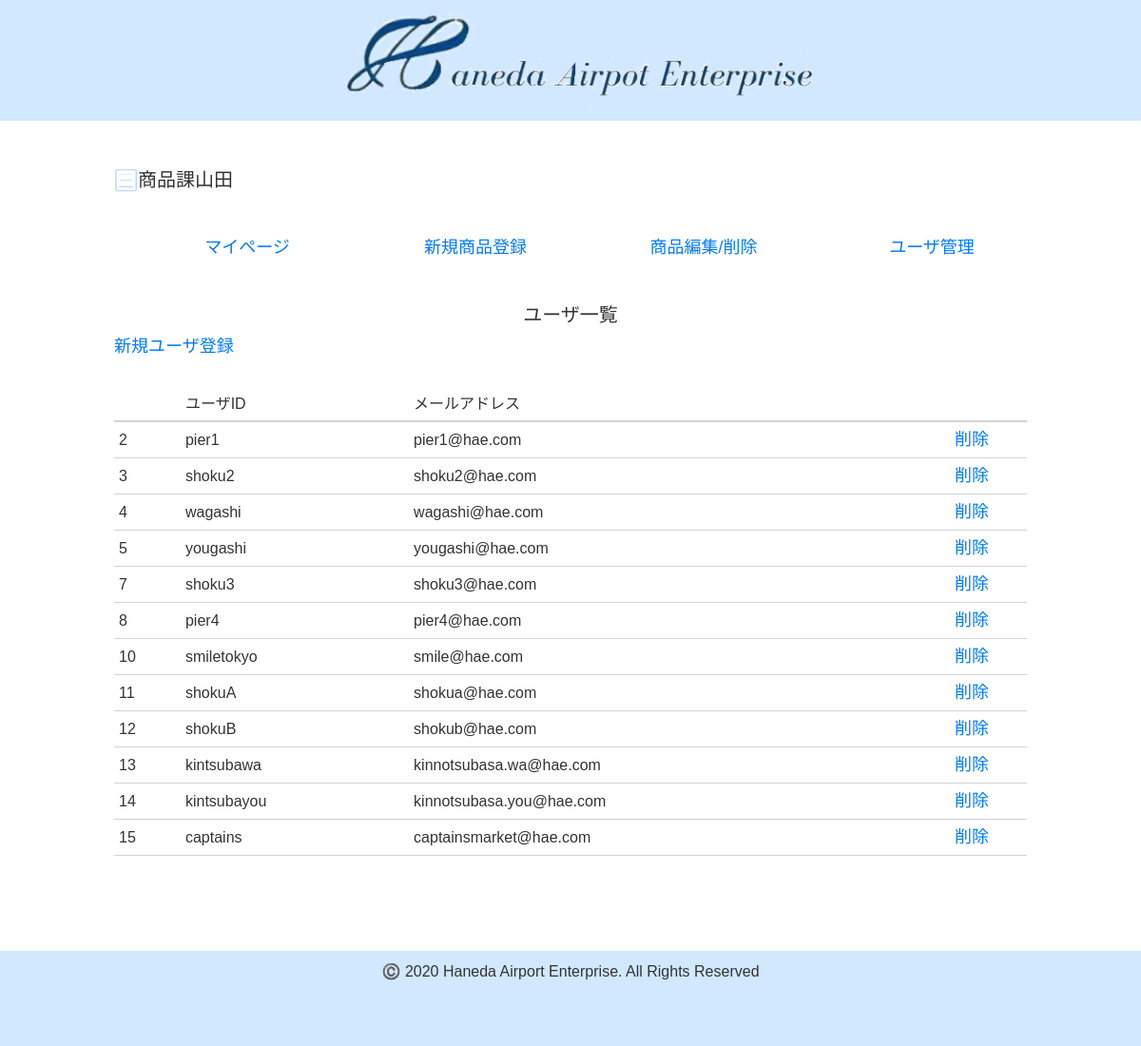
/users.php (signed in), run on the app's committed database.
### tables this page shows
CREATE TABLE `users` (
  `id` int(4) NOT NULL,
  `user` varchar(255) NOT NULL,
  `password` varchar(255) NOT NULL,
  `mail` varchar(255) NOT NULL,
  `role` int(1) NOT NULL COMMENT '0:一般、1:管理者',
  `deleteflg` int(1) NOT NULL DEFAULT '0' COMMENT '1:論理削除',
  `created` datetime DEFAULT NULL,
  `updated` datetime NOT NULL DEFAULT '1000-01-01 00:00:00'
);

### config/config.php (called while the page is built)
<?php
$host = "localhost";
$dbname = "hnd_handbook";
$user = "root";
$pass = "root";

### model/DB.php (called while the page is built, shortened)
<?php
class DB{
  private $host;
  private $dbname;
  private $user;
  private $pass;
  function __construct($host,$dbname,$user,$pass) {
    $this->host = $host;
    $this->dbname = $dbname;
    $this->user = $user;
    $this->pass = $pass;
  }
  public function connectDb(){
    $this->connect = new PDO('mysql:host='.$this->host.';dbname='.$this->dbname,$this->user,$this->pass);
  }
}

### model/User.php (called while the page is built, shortened)
<?php
require_once("model/DB.php");
class User extends DB{
  public function findAll(){
    $result = $this->connect->query('SELECT * FROM users WHERE role = 0 AND deleteflg = 0');
    return $result;
  }
}

### users.php (the view, shortened to what this page needs)
<?php
require_once("config/config.php");
require_once("model/User.php");
try{
  $user = new User($host,$dbname,$user,$pass);
  $user->connectDB();
  if(isset($_GET['del'])){
    $user->delete($_GET['del']);
    header('Location:/selfmade/users.php');
    exit();
  }else{
    $result = $user->findAll();
  }
}catch(PDOException $e){
  echo "エラー！" .$e ->getMessage();
  die();
}
 ?>
<!DOCTYPE html>
<html lang="ja" dir="ltr">
  <head>
    <link rel = "stylesheet" href = "css/bootstrap.css">
    <link rel = "stylesheet" href = "css/base.css">
    <link rel = "stylesheet" href = "css/result.css">
  </head>
  <body>
    <?php require("require/myheader.php") ?>
    <div class = "wrapper">
      <div id = "menubar">
        <img src = "img/hmbg.png" alt = "メニュー" id = "username">
        <h1 class = "menu"><?=$_SESSION['User']['shop']?></h1>
      </div>
      <?php require("require/menu.php") ?>
      <h1>ユーザ一覧</h1>
      <a href = "adduser.php">新規ユーザ登録</a>
      <table>
        <tr>
          <th></th>
          <th>ユーザID</th>
          <th>メールアドレス</th>
          <?php if(!isset($_GET['edit'])):?>
          <th></th>
          <?php endif;?>
        </tr>
        <?php foreach($result as $row):?>
        <tr>
          <td><?=$row['id']?></td>
          <td><?= $row['user']?></td>
          <td><?= $row['mail']?></td>
          <?php if(!isset($_GET['edit'])):?>
          <td class = "center">
            <a href = "?del=<?=$row['id']?>" onClick = "if(!confirm('ユーザ:<?=$row['user']?>を削除しますか？')) return false;">削除</a>
          </td>
        <?php endif;?>
        </tr>
        <?php endforeach;?>
      </table>
    </div>
    <?php require("require/footer.php") ?>
  </body>
</html>

### css/base.css (style rules this page uses)
body { font-family: 'ヒラギノ角ゴシック','Hiragino Sans','メイリオ', Meiryo,sans-serif; color:#333; }
.wrapper { width:960px; margin:50px auto; }
.wrapper h1 { font-size:20px; text-align:center; }
.wrapper img { width:25px; height:25px; }
.wrapper a { font-size:18px; }
#username { cursor:pointer; }
#menubar { display:flex; margin-bottom:20px; }
#menubar h1 { margin:0; }
.center { text-align:center; }

### css/result.css (style rules this page uses)
table th { border-bottom:2px solid lightgray; padding:5px; font-weight:normal; }
table td { border-bottom:1px solid lightgray; padding:5px; font-weight:normal; text-align: left; }
table { width:100%; margin:30px auto; }

### data on the page
users: id "2", user "pier1", mail "pier1@hae.com"
users: id "3", user "shoku2", mail "shoku2@hae.com"
users: id "4", user "wagashi", mail "wagashi@hae.com"
users: id "5", user "yougashi", mail "yougashi@hae.com"
users: id "7", user "shoku3", mail "shoku3@hae.com"
users: id "8", user "pier4", mail "pier4@hae.com"
users: id "10", user "smiletokyo", mail "smile@hae.com"
users: id "11", user "shokuA", mail "shokua@hae.com"
users: id "12", user "shokuB", mail "shokub@hae.com"
users: id "13", user "kintsubawa", mail "kinnotsubasa.wa@hae.com"
users: id "14", user "kintsubayou", mail "kinnotsubasa.you@hae.com"
users: id "15", user "captains", mail "captainsmarket@hae.com"

### other printed values
$_SESSION['User']['shop'] "商品課山田"
